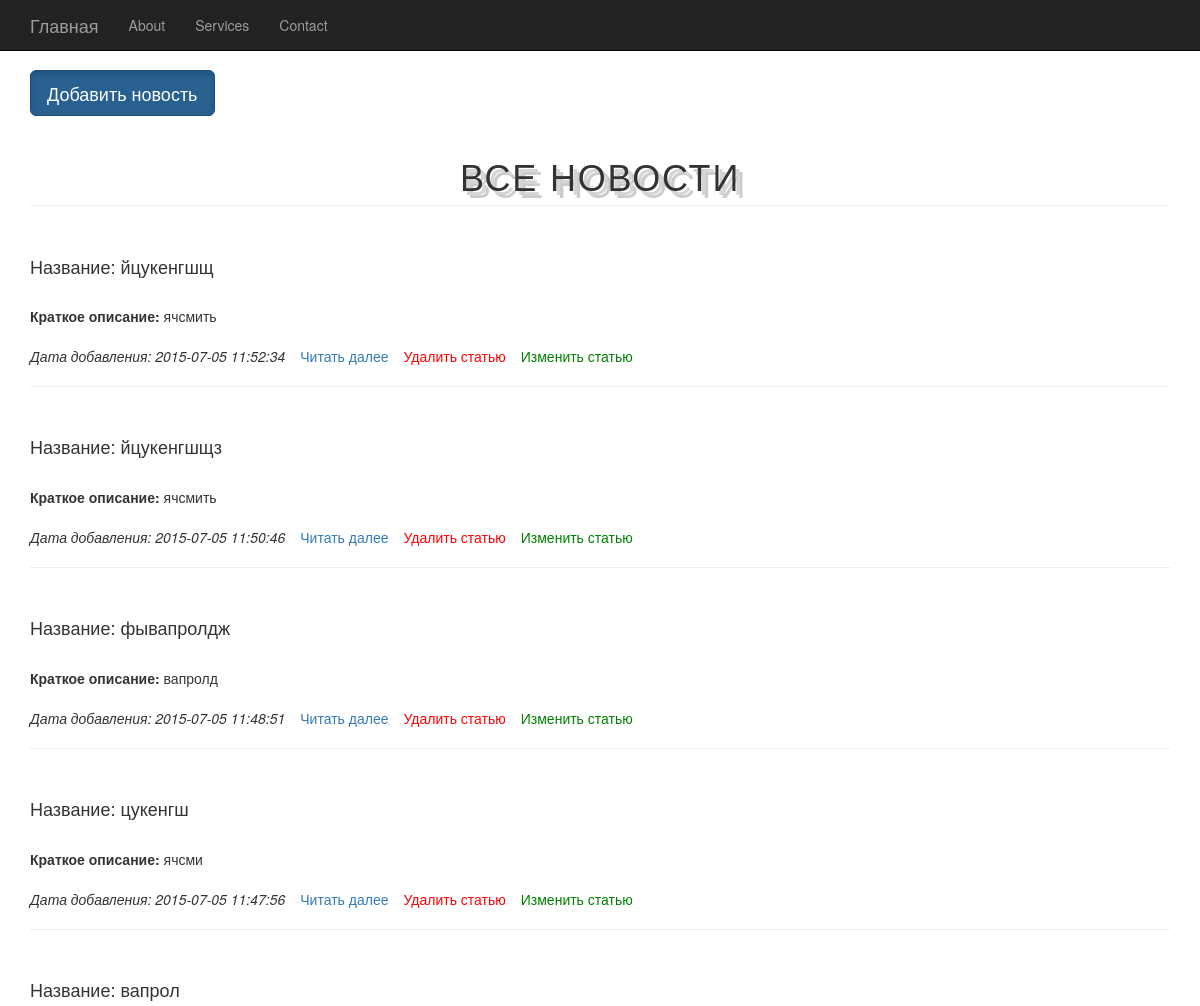
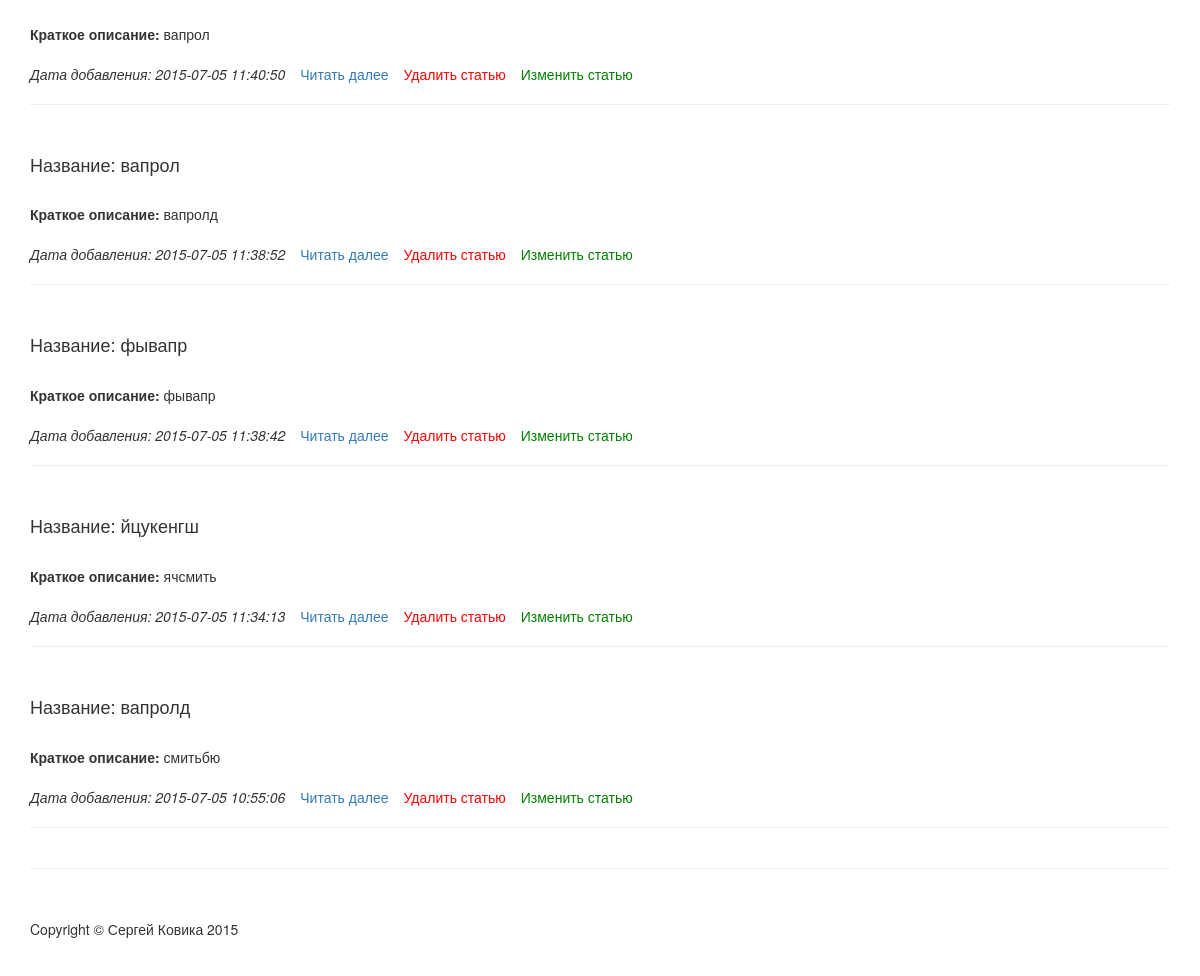
The page / on the database its author committed (2 pictures, top to bottom).
### tables this page shows
CREATE TABLE IF NOT EXISTS `lesson2` (
  `id` int(11) NOT NULL,
  `title` varchar(100) NOT NULL,
  `short` text NOT NULL,
  `content` longtext NOT NULL,
  `img` varchar(255) NOT NULL,
  `time` timestamp NULL DEFAULT CURRENT_TIMESTAMP ON UPDATE CURRENT_TIMESTAMP
);

### index.php (called while the page is built, shortened)
<?php
include_once ('module/db.php');
include('template/index.php');

### module/db.php (the view, shortened to what this page needs)
<?php
$link = null;
 function articles_all(){
 	global $link;
	$result = mysqli_query($link,'SELECT * from lesson2 ORDER BY id DESC ');
    while($row = mysqli_fetch_assoc($result)){
    	echo "<div class='title'> <h4>Название: ".$row['title']."</h4><br></div>";
        echo "<div class='content'> <strong>Краткое описание:</strong> ".$row ['short']."<br><br></div>";
        echo "<p><em class='time'>Дата добавления: ".$row ['time']."</em>";
        echo '<a class="acont" href ="'."view.php?id=" . $row['id'] . '"' .'>Читать далее</a>';
        echo '<a class="acontdel" href ="'."delete.php?id=" . $row['id'] . '"' .'>Удалить статью</a>';
        echo '<a class="aedit" href ="'."edit.php?id=" . $row['id'] . '"' .'>Изменить статью</a></p>';
        echo "<hr>";
    }
 }
?>

### template/index.php (shortened to what this page needs)
<!DOCTYPE html>
<html lang="ru">
    <link href="template/css/style.css" rel="stylesheet">
    <link href="template/css/bootstrap.min.css" rel="stylesheet">
    <link href="template/css/thumbnail-gallery.css" rel="stylesheet">
</head>
<body>
    <nav class="navbar navbar-inverse navbar-fixed-top" role="navigation">
        <div class="container">
            <div class="navbar-header">
                <a class="navbar-brand" href="index.php">Главная</a>
            </div>
            <div class="collapse navbar-collapse" id="bs-example-navbar-collapse-1">
                <ul class="nav navbar-nav">
                    <li>
                        <a href="#">About</a>
                    </li>
                    <li>
                        <a href="#">Services</a>
                    </li>
                    <li>
                        <a href="#">Contact</a>
                    </li>
                </ul>
            </div>
        </div>
    </nav>
    <div class="container">
        <div class="row">
                        <div class="col-lg-12">
                <a href="add.php" class="btn btn-primary btn-lg active" role="button">Добавить новость</a>
            </div>
            <div class="col-lg-12">
                <h1 class="page-header">Все новости</h1>
            </div>
            <div class="col-lg-12" id="alertmsg">
            </div>
            <div class="col-lg-12">
            <?php
                articles_all();
            ?>
        </div>
    </div>
        <hr>
        <footer>
            <div class="row">
                <div class="col-lg-12">
                    <p>Copyright &copy; Сергей Ковика 2015</p>
                </div>
            </div>
        </footer>
    </div>
</body>
</html>

### template/css/style.css (style rules this page uses)
h1 { font-family: "Avant Garde", Avantgarde, "Century Gothic", CenturyGothic, "AppleGothic", sans-serif; font-size: 50px; padding-bottom: 10px; text-align: center; text-transform: uppercase; text-rendering: optimizeLegibility; text-align: center; color: #2c2c2c; letter-spacing: .05em; text-shadow: 4px 4px 0px #d5d5d5, 7px 7px 0px rgba(0, 0, 0, 0.2); }
.acont { margin-left: 15px; }
.acontdel { color: red; margin-left: 15px; }
.aedit { color: green; margin-left: 15px; }

### template/css/thumbnail-gallery.css (style rules this page uses)
body { padding-top: 70px; }
footer { margin: 50px 0; }

### rows shown on the page
lesson2: title "йцукенгшщ", short "ячсмить", time "2015-07-05 11:52:34"
lesson2: title "йцукенгшщз", short "ячсмить", time "2015-07-05 11:50:46"
lesson2: title "фывапролдж", short "вапролд", time "2015-07-05 11:48:51"
lesson2: title "цукенгш", short "ячсми", time "2015-07-05 11:47:56"
lesson2: title "вапрол", short "вапрол", time "2015-07-05 11:40:50"
lesson2: title "вапрол", short "вапролд", time "2015-07-05 11:38:52"
lesson2: title "фывапр", short "фывапр", time "2015-07-05 11:38:42"
lesson2: title "йцукенгш", short "ячсмить", time "2015-07-05 11:34:13"
lesson2: title "вапролд", short "смитьбю", time "2015-07-05 10:55:06"
